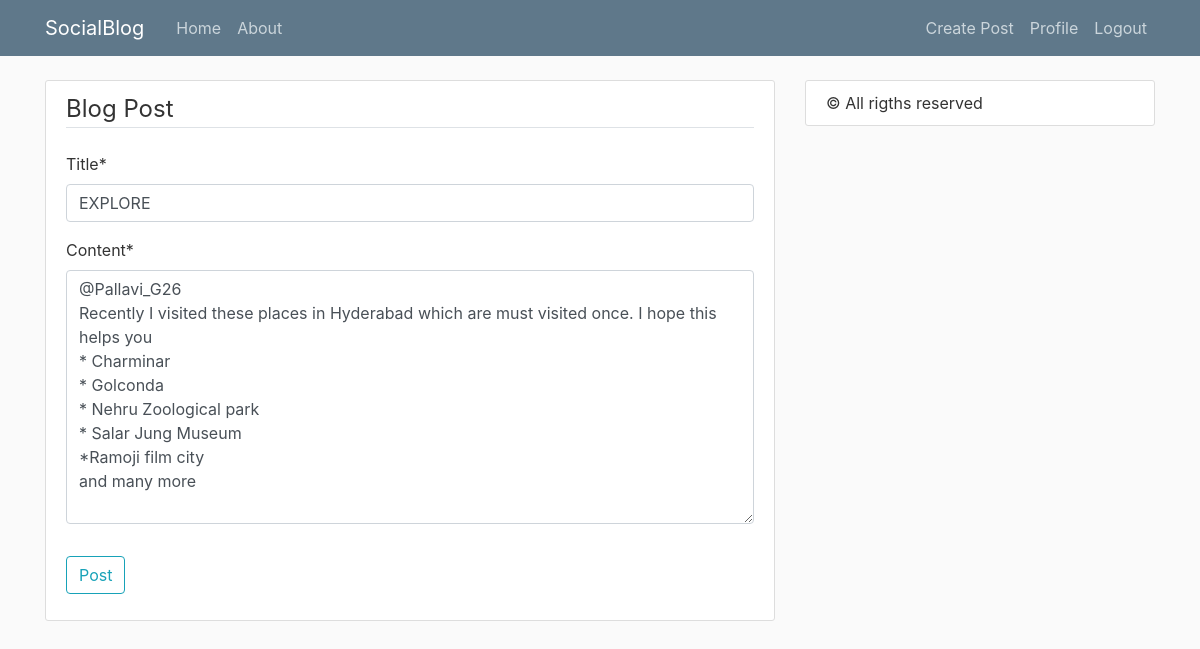
The app's page /post/35/update/ (signed in) with its own data.
### socialblog/models.py (models this page shows, shortened)
class Post(models.Model):
    title = models.CharField(max_length=100)
    content = models.TextField()
    date_posted = models.DateTimeField(default=timezone.now)
    author = models.ForeignKey(User, on_delete=models.CASCADE)

### socialblog/views.py (the view, shortened to what this page needs)
# urls.py: path('post/<int:pk>/update/', PostUpdateView.as_view(), name ="post-update"),
class PostUpdateView(UserPassesTestMixin, LoginRequiredMixin, UpdateView):
    model = Post
    fields = ['title', 'content']
    def test_func(self):
        post = self.get_object()
        if self.request.user == post.author:
            return True
        return False

### socialblog/templates/socialblog/post_form.html (shortened to what this page needs)
{% extends "socialblog/base_layout.html" %}
{% load crispy_forms_tags %}
{% block content %}
    <div class="content-section">
        <form method="POST">
            <fieldset class="form-group">
                <legend class="border-bottom mb-4">Blog Post</legend>
                {{ form|crispy}}
            </fieldset>
            <div class="form-group">
                <button class="btn btn-outline-info" type="submit">Post</button>
            </div>
        </form>
    </div>
{% endblock content %}

### socialblog/static/socialblog/main.css (style rules this page uses)
body { background: #fafafa; color: #333333; margin-top: 5rem; }
.content-section { background: #ffffff; padding: 10px 20px; border: 1px solid #dddddd; border-radius: 3px; margin-bottom: 20px; }

### records on screen
Post: title "EXPLORE", content "@Pallavi_G26 Recently I visited these places in Hyderabad which are must visited once. I hope this helps you * Charminar * Golconda * Nehru Zoological park * Salar Jung Museum *Ramoji film city and many more"
